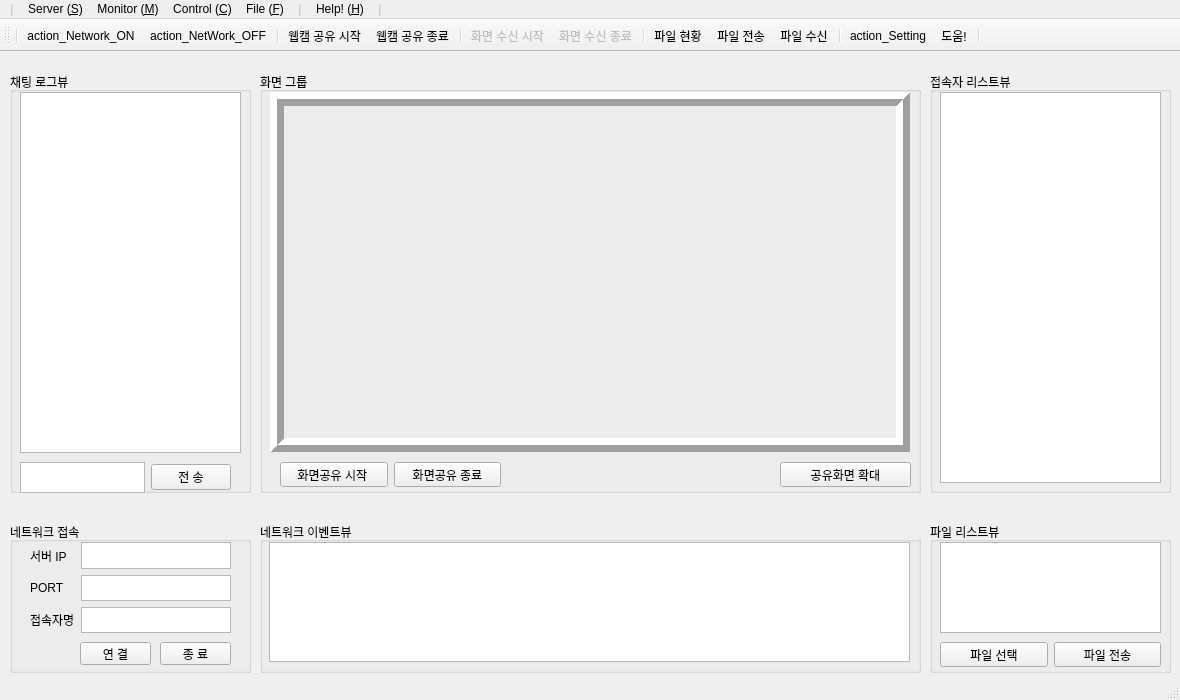
<?xml version="1.0" encoding="UTF-8"?>
<ui version="4.0">
 <class>App_WebCam</class>
 <widget class="QMainWindow" name="App_WebCam">
  <property name="enabled">
   <bool>true</bool>
  </property>
  <property name="geometry">
   <rect>
    <x>0</x>
    <y>0</y>
    <width>1180</width>
    <height>700</height>
   </rect>
  </property>
  <property name="windowTitle">
   <string>MainWindow</string>
  </property>
  <property name="windowIcon">
   <iconset resource="Icon/toolbar_icon.qrc">
    <normaloff>:/icon/tap.png</normaloff>:/icon/tap.png</iconset>
  </property>
  <property name="windowOpacity">
   <double>1.000000000000000</double>
  </property>
  <widget class="QWidget" name="centralwidget">
   <widget class="QGroupBox" name="group_network">
    <property name="geometry">
     <rect>
      <x>10</x>
      <y>470</y>
      <width>241</width>
      <height>151</height>
     </rect>
    </property>
    <property name="title">
     <string>네트워크 접속</string>
    </property>
    <widget class="QPushButton" name="push_connect_Button">
     <property name="geometry">
      <rect>
       <x>70</x>
       <y>120</y>
       <width>71</width>
       <height>23</height>
      </rect>
     </property>
     <property name="text">
      <string>연 결</string>
     </property>
    </widget>
    <widget class="QPushButton" name="push_disconnect_Button">
     <property name="geometry">
      <rect>
       <x>150</x>
       <y>120</y>
       <width>71</width>
       <height>23</height>
      </rect>
     </property>
     <property name="text">
      <string>종 료</string>
     </property>
    </widget>
    <widget class="QWidget" name="layoutWidget">
     <property name="geometry">
      <rect>
       <x>20</x>
       <y>20</y>
       <width>201</width>
       <height>91</height>
      </rect>
     </property>
     <layout class="QGridLayout" name="gridLayout">
      <item row="0" column="0">
       <widget class="QLabel" name="label">
        <property name="text">
         <string>서버 IP</string>
        </property>
       </widget>
      </item>
      <item row="0" column="1">
       <widget class="QTextEdit" name="text_serverip">
        <property name="placeholderText">
         <string/>
        </property>
       </widget>
      </item>
      <item row="1" column="0">
       <widget class="QLabel" name="label_2">
        <property name="text">
         <string>PORT</string>
        </property>
       </widget>
      </item>
      <item row="1" column="1">
       <widget class="QTextEdit" name="text_port">
        <property name="placeholderText">
         <string/>
        </property>
       </widget>
      </item>
      <item row="2" column="0">
       <widget class="QLabel" name="label_4">
        <property name="text">
         <string>접속자명</string>
        </property>
       </widget>
      </item>
      <item row="2" column="1">
       <widget class="QTextEdit" name="text_nickname">
        <property name="placeholderText">
         <string/>
        </property>
       </widget>
      </item>
     </layout>
    </widget>
   </widget>
   <widget class="QGroupBox" name="group_chatting">
    <property name="geometry">
     <rect>
      <x>10</x>
      <y>20</y>
      <width>241</width>
      <height>421</height>
     </rect>
    </property>
    <property name="title">
     <string>채팅 로그뷰</string>
    </property>
    <widget class="QTextEdit" name="text_chat_view">
     <property name="geometry">
      <rect>
       <x>10</x>
       <y>20</y>
       <width>221</width>
       <height>361</height>
      </rect>
     </property>
     <property name="readOnly">
      <bool>true</bool>
     </property>
    </widget>
    <widget class="QWidget" name="layoutWidget">
     <property name="geometry">
      <rect>
       <x>10</x>
       <y>390</y>
       <width>211</width>
       <height>31</height>
      </rect>
     </property>
     <layout class="QGridLayout" name="gridLayout_2">
      <item row="0" column="0">
       <widget class="QTextEdit" name="text_chatting_insert"/>
      </item>
      <item row="0" column="1">
       <widget class="QPushButton" name="push_chat_Button">
        <property name="text">
         <string>전 송</string>
        </property>
       </widget>
      </item>
     </layout>
    </widget>
   </widget>
   <widget class="QGroupBox" name="group_webcam">
    <property name="geometry">
     <rect>
      <x>260</x>
      <y>20</y>
      <width>661</width>
      <height>421</height>
     </rect>
    </property>
    <property name="title">
     <string>화면 그룹</string>
    </property>
    <widget class="QLabel" name="Webcam_label">
     <property name="geometry">
      <rect>
       <x>10</x>
       <y>20</y>
       <width>640</width>
       <height>360</height>
      </rect>
     </property>
     <property name="frameShape">
      <enum>QFrame::Box</enum>
     </property>
     <property name="frameShadow">
      <enum>QFrame::Raised</enum>
     </property>
     <property name="lineWidth">
      <number>7</number>
     </property>
     <property name="text">
      <string/>
     </property>
    </widget>
    <widget class="QWidget" name="layoutWidget">
     <property name="geometry">
      <rect>
       <x>20</x>
       <y>390</y>
       <width>221</width>
       <height>25</height>
      </rect>
     </property>
     <layout class="QHBoxLayout" name="horizontalLayout_2">
      <item>
       <widget class="QPushButton" name="sharing_start_Button">
        <property name="text">
         <string>화면공유 시작 </string>
        </property>
       </widget>
      </item>
      <item>
       <widget class="QPushButton" name="sharing_stop_Button">
        <property name="text">
         <string>화면공유 종료</string>
        </property>
       </widget>
      </item>
     </layout>
    </widget>
    <widget class="QWidget" name="layoutWidget_2">
     <property name="geometry">
      <rect>
       <x>520</x>
       <y>390</y>
       <width>131</width>
       <height>25</height>
      </rect>
     </property>
     <layout class="QHBoxLayout" name="horizontalLayout_3">
      <item>
       <widget class="QPushButton" name="receive_screen_zoom">
        <property name="text">
         <string>공유화면 확대</string>
        </property>
       </widget>
      </item>
     </layout>
    </widget>
   </widget>
   <widget class="QGroupBox" name="group_event2">
    <property name="geometry">
     <rect>
      <x>260</x>
      <y>470</y>
      <width>661</width>
      <height>151</height>
     </rect>
    </property>
    <property name="title">
     <string>네트워크 이벤트뷰</string>
    </property>
    <widget class="QTextEdit" name="text_network_view">
     <property name="geometry">
      <rect>
       <x>9</x>
       <y>20</y>
       <width>641</width>
       <height>120</height>
      </rect>
     </property>
     <property name="readOnly">
      <bool>true</bool>
     </property>
    </widget>
   </widget>
   <widget class="QGroupBox" name="group_chatting_2">
    <property name="geometry">
     <rect>
      <x>930</x>
      <y>20</y>
      <width>241</width>
      <height>421</height>
     </rect>
    </property>
    <property name="title">
     <string>접속자 리스트뷰</string>
    </property>
    <widget class="QListWidget" name="person_listWidget">
     <property name="geometry">
      <rect>
       <x>10</x>
       <y>20</y>
       <width>221</width>
       <height>391</height>
      </rect>
     </property>
    </widget>
   </widget>
   <widget class="QGroupBox" name="groupBox">
    <property name="geometry">
     <rect>
      <x>930</x>
      <y>470</y>
      <width>241</width>
      <height>151</height>
     </rect>
    </property>
    <property name="title">
     <string>파일 리스트뷰</string>
    </property>
    <widget class="QWidget" name="layoutWidget_4">
     <property name="geometry">
      <rect>
       <x>10</x>
       <y>120</y>
       <width>221</width>
       <height>25</height>
      </rect>
     </property>
     <layout class="QHBoxLayout" name="horizontalLayout_5">
      <item>
       <widget class="QPushButton" name="file_Button1">
        <property name="text">
         <string>파일 선택</string>
        </property>
       </widget>
      </item>
      <item>
       <widget class="QPushButton" name="file_Button2">
        <property name="text">
         <string>파일 전송</string>
        </property>
       </widget>
      </item>
     </layout>
    </widget>
    <widget class="QListWidget" name="file_list_widget">
     <property name="geometry">
      <rect>
       <x>10</x>
       <y>20</y>
       <width>221</width>
       <height>91</height>
      </rect>
     </property>
    </widget>
   </widget>
  </widget>
  <widget class="QStatusBar" name="statusbar"/>
  <widget class="QToolBar" name="toolBar">
   <property name="enabled">
    <bool>true</bool>
   </property>
   <property name="windowTitle">
    <string>toolBar</string>
   </property>
   <attribute name="toolBarArea">
    <enum>TopToolBarArea</enum>
   </attribute>
   <attribute name="toolBarBreak">
    <bool>false</bool>
   </attribute>
   <addaction name="separator"/>
   <addaction name="action_Network_ON"/>
   <addaction name="action_NetWork_OFF"/>
   <addaction name="separator"/>
   <addaction name="actionsharing_on"/>
   <addaction name="actionsharing_off"/>
   <addaction name="separator"/>
   <addaction name="actionreceive_on"/>
   <addaction name="actionreceive_off"/>
   <addaction name="separator"/>
   <addaction name="actionfile_report"/>
   <addaction name="actionfile_share"/>
   <addaction name="actionfile_recive"/>
   <addaction name="separator"/>
   <addaction name="action_Setting"/>
   <addaction name="actionhelp"/>
   <addaction name="separator"/>
  </widget>
  <widget class="QMenuBar" name="menuBar">
   <property name="geometry">
    <rect>
     <x>0</x>
     <y>0</y>
     <width>1180</width>
     <height>21</height>
    </rect>
   </property>
   <widget class="QMenu" name="menuServer_S">
    <property name="title">
     <string>Server (&amp;S)</string>
    </property>
    <addaction name="actionServer_Run"/>
    <addaction name="actionServer_Connect"/>
   </widget>
   <widget class="QMenu" name="menuMonitor_M">
    <property name="title">
     <string>Monitor (&amp;M)</string>
    </property>
    <addaction name="actionScreen_Sharing_Start"/>
    <addaction name="actionScreen_Sharing_Stop"/>
    <addaction name="separator"/>
    <addaction name="actionScreen_Receive_Start"/>
    <addaction name="actionScreen_Receive_Stop"/>
   </widget>
   <widget class="QMenu" name="menuControl_C">
    <property name="title">
     <string>Control (&amp;C)</string>
    </property>
   </widget>
   <widget class="QMenu" name="menuFile_F">
    <property name="title">
     <string>File (&amp;F)</string>
    </property>
    <addaction name="actionFile_Report"/>
    <addaction name="actionFile_Sharing"/>
    <addaction name="actionFile_Receive"/>
   </widget>
   <widget class="QMenu" name="menuHelp_H">
    <property name="title">
     <string>Help! (&amp;H)</string>
    </property>
    <addaction name="actionHelp"/>
    <addaction name="actionProgram_Close"/>
   </widget>
   <widget class="QMenu" name="menu">
    <property name="enabled">
     <bool>false</bool>
    </property>
    <property name="title">
     <string>|</string>
    </property>
   </widget>
   <widget class="QMenu" name="menu_2">
    <property name="enabled">
     <bool>false</bool>
    </property>
    <property name="title">
     <string>|</string>
    </property>
   </widget>
   <widget class="QMenu" name="menu_3">
    <property name="enabled">
     <bool>false</bool>
    </property>
    <property name="title">
     <string>|</string>
    </property>
   </widget>
   <addaction name="menu"/>
   <addaction name="menuServer_S"/>
   <addaction name="menuMonitor_M"/>
   <addaction name="menuControl_C"/>
   <addaction name="menuFile_F"/>
   <addaction name="menu_2"/>
   <addaction name="menuHelp_H"/>
   <addaction name="menu_3"/>
  </widget>
  <action name="actionmainw_icon1">
   <property name="icon">
    <iconset resource="Icon/toolbar_icon.qrc">
     <normaloff>:/icon/tap.png</normaloff>:/icon/tap.png</iconset>
   </property>
   <property name="text">
    <string>mainw_icon1</string>
   </property>
  </action>
  <action name="actionSetting">
   <property name="text">
    <string>Setting</string>
   </property>
  </action>
  <action name="actionMouse_On">
   <property name="text">
    <string>Mouse_On</string>
   </property>
  </action>
  <action name="actionProgram_Exit">
   <property name="text">
    <string>Program_Exit</string>
   </property>
  </action>
  <action name="actionMouse_Off">
   <property name="text">
    <string>Mouse_Off</string>
   </property>
  </action>
  <action name="actionKeyboard_On">
   <property name="text">
    <string>Keyboard_On</string>
   </property>
  </action>
  <action name="actionKeyboard_Off">
   <property name="text">
    <string>Keyboard_Off</string>
   </property>
  </action>
  <action name="actionNetwork_access">
   <property name="icon">
    <iconset resource="Icon/toolbar_icon.qrc">
     <normaloff>:/icon/antenna.png</normaloff>:/icon/antenna.png</iconset>
   </property>
   <property name="text">
    <string>Network_access
</string>
   </property>
   <property name="font">
    <font/>
   </property>
  </action>
  <action name="actionsharing_on">
   <property name="icon">
    <iconset resource="Icon/toolbar_icon.qrc">
     <normaloff>:/icon/webcam_on.png</normaloff>:/icon/webcam_on.png</iconset>
   </property>
   <property name="text">
    <string>웹캠 공유 시작</string>
   </property>
   <property name="toolTip">
    <string>웹캠 공유 실행 버튼</string>
   </property>
   <property name="statusTip">
    <string>웹캠 공유 실행 버튼</string>
   </property>
  </action>
  <action name="actionsharing_off">
   <property name="icon">
    <iconset resource="Icon/toolbar_icon.qrc">
     <normaloff>:/icon/webcam_off.png</normaloff>:/icon/webcam_off.png</iconset>
   </property>
   <property name="text">
    <string>웹캠 공유 종료 </string>
   </property>
   <property name="toolTip">
    <string>웹캠 공유 종료 버튼</string>
   </property>
   <property name="statusTip">
    <string>웹캠 공유 종료 버튼</string>
   </property>
  </action>
  <action name="actionreceive_on">
   <property name="enabled">
    <bool>false</bool>
   </property>
   <property name="icon">
    <iconset resource="Icon/toolbar_icon.qrc">
     <normaloff>:/icon/receive_on.png</normaloff>:/icon/receive_on.png</iconset>
   </property>
   <property name="text">
    <string>화면 수신 시작</string>
   </property>
   <property name="toolTip">
    <string>화면 수신 시작 버튼</string>
   </property>
   <property name="statusTip">
    <string>화면 수신시 자동으로 수신화면을 보여줍니다.</string>
   </property>
  </action>
  <action name="actionreceive_off">
   <property name="enabled">
    <bool>false</bool>
   </property>
   <property name="icon">
    <iconset resource="Icon/toolbar_icon.qrc">
     <normaloff>:/icon/receive_off.png</normaloff>:/icon/receive_off.png</iconset>
   </property>
   <property name="text">
    <string>화면 수신 종료</string>
   </property>
   <property name="toolTip">
    <string>화면 수신 종료 버튼</string>
   </property>
   <property name="statusTip">
    <string>화면 수신시 자동으로 수신화면을 보여줍니다.</string>
   </property>
  </action>
  <action name="actionremote_setting">
   <property name="icon">
    <iconset resource="Icon/toolbar_icon.qrc">
     <normaloff>:/icon/remote-access.png</normaloff>:/icon/remote-access.png</iconset>
   </property>
   <property name="text">
    <string>원격 조정 </string>
   </property>
   <property name="iconText">
    <string>원격 조정 </string>
   </property>
   <property name="toolTip">
    <string>원격 조정 버튼</string>
   </property>
   <property name="statusTip">
    <string>원격 조정 버튼</string>
   </property>
  </action>
  <action name="actionfile_report">
   <property name="enabled">
    <bool>true</bool>
   </property>
   <property name="icon">
    <iconset resource="Icon/toolbar_icon.qrc">
     <normaloff>:/icon/file_list.png</normaloff>:/icon/file_list.png</iconset>
   </property>
   <property name="text">
    <string>파일 현황</string>
   </property>
   <property name="toolTip">
    <string>파일 현황 버튼</string>
   </property>
   <property name="statusTip">
    <string>파일 현황 버튼</string>
   </property>
  </action>
  <action name="actionfile_share">
   <property name="icon">
    <iconset resource="Icon/toolbar_icon.qrc">
     <normaloff>:/icon/file_share.png</normaloff>:/icon/file_share.png</iconset>
   </property>
   <property name="text">
    <string>파일 전송</string>
   </property>
   <property name="toolTip">
    <string>파일 전송 버튼 </string>
   </property>
   <property name="statusTip">
    <string>파일 전송 버튼 </string>
   </property>
  </action>
  <action name="actionfile_recive">
   <property name="icon">
    <iconset resource="Icon/toolbar_icon.qrc">
     <normaloff>:/icon/file_received.png</normaloff>:/icon/file_received.png</iconset>
   </property>
   <property name="text">
    <string>파일 수신 </string>
   </property>
   <property name="toolTip">
    <string>파일 수신 버튼</string>
   </property>
   <property name="statusTip">
    <string>파일 수신 버튼</string>
   </property>
  </action>
  <action name="actionhelp">
   <property name="icon">
    <iconset resource="Icon/toolbar_icon.qrc">
     <normaloff>:/icon/help.png</normaloff>:/icon/help.png</iconset>
   </property>
   <property name="text">
    <string>도움!</string>
   </property>
   <property name="iconText">
    <string>도움!</string>
   </property>
   <property name="toolTip">
    <string>도움!</string>
   </property>
   <property name="statusTip">
    <string>도움!</string>
   </property>
  </action>
  <action name="actionServer_Run">
   <property name="text">
    <string>Server Run</string>
   </property>
  </action>
  <action name="actionServer_Connect">
   <property name="text">
    <string>Server Connect</string>
   </property>
  </action>
  <action name="actionScreen_Sharing_Start">
   <property name="text">
    <string>Screen Sharing Start</string>
   </property>
  </action>
  <action name="actionScreen_Sharing_Stop">
   <property name="text">
    <string>Screen Sharing Stop</string>
   </property>
  </action>
  <action name="actionScreen_Receive_Start">
   <property name="text">
    <string>Screen Receive Start</string>
   </property>
  </action>
  <action name="actionScreen_Receive_Stop">
   <property name="text">
    <string>Screen Receive Stop</string>
   </property>
  </action>
  <action name="actionRemote_Start">
   <property name="text">
    <string>Remote_Start</string>
   </property>
  </action>
  <action name="actionRemote_Stop">
   <property name="text">
    <string>Remote_Stop</string>
   </property>
  </action>
  <action name="actionFile_Report">
   <property name="text">
    <string>File Report</string>
   </property>
  </action>
  <action name="actionFile_Sharing">
   <property name="text">
    <string>File Sharing</string>
   </property>
  </action>
  <action name="actionFile_Receive">
   <property name="text">
    <string>File Receive</string>
   </property>
  </action>
  <action name="actionHelp">
   <property name="text">
    <string>Help!</string>
   </property>
  </action>
  <action name="actionWindow_Capture">
   <property name="text">
    <string>Window_Capture</string>
   </property>
  </action>
  <action name="actionNotepad">
   <property name="text">
    <string>Notepad</string>
   </property>
  </action>
  <action name="actionNaver_Map">
   <property name="text">
    <string>Naver_Map</string>
   </property>
  </action>
  <action name="actionDaum_Map">
   <property name="text">
    <string>Daum_Map</string>
   </property>
  </action>
  <action name="actionGoogle_Map">
   <property name="text">
    <string>Google_Map</string>
   </property>
  </action>
  <action name="actionProgram_Close">
   <property name="text">
    <string>Program_Close</string>
   </property>
  </action>
  <action name="action_NetWork_OFF">
   <property name="icon">
    <iconset resource="Icon/toolbar_icon.qrc">
     <normaloff>:/icon/internet_no.png</normaloff>:/icon/internet_no.png</iconset>
   </property>
   <property name="text">
    <string>action_NetWork_OFF</string>
   </property>
  </action>
  <action name="action_Network_ON">
   <property name="icon">
    <iconset resource="Icon/toolbar_icon.qrc">
     <normaloff>:/icon/internet.png</normaloff>:/icon/internet.png</iconset>
   </property>
   <property name="text">
    <string>action_Network_ON</string>
   </property>
  </action>
  <action name="action_Setting">
   <property name="icon">
    <iconset resource="Icon/toolbar_icon.qrc">
     <normaloff>:/icon/settings.png</normaloff>:/icon/settings.png</iconset>
   </property>
   <property name="text">
    <string>action_Setting</string>
   </property>
  </action>
 </widget>
 <resources>
  <include location="Icon/toolbar_icon.qrc"/>
 </resources>
 <connections/>
</ui>
